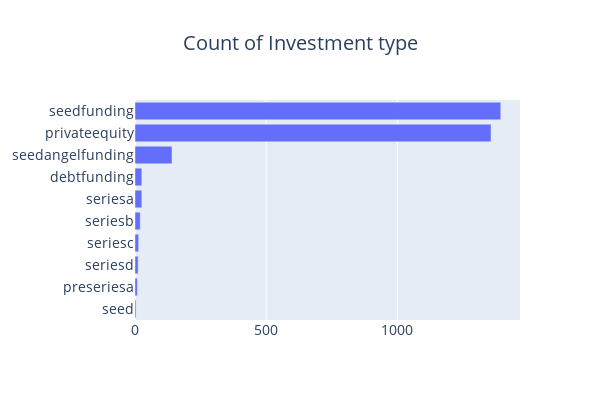

Notebook code cell kept with this figure:
### Markdown cell above
### Can we get an idea about the number and value of funding deals with respect to the investment type?

### Code cell
# Creating a function to plot horizontal bar graph
def horizontal_bar_chart(srs):
    trace = go.Bar(
        x=srs.values[::-1],
        y=srs.index[::-1],
        showlegend=False,
        orientation = 'h'
    )
    return trace

cnt_srs = newdf['InvestmentType'].value_counts()[:10]
layout = go.Layout(
    title=go.layout.Title(
        text="Count of Investment type",
        x=0.5
    ),
    font=dict(size=14),
    width=600,
    height=400,
)

data = [horizontal_bar_chart(cnt_srs)]
fig = go.Figure(data=data, layout=layout)
py.iplot(fig, filename="funding")

### Figure 1 — Plotly figure (JSON) as saved in the notebook; plotly's stock layout.template omitted (floating-point values rounded to 4 significant figures)
{"data": [{"orientation": "h", "showlegend": false, "type": "bar", "x": [4, 9, 12, 14, 20, 26, 26, 141, 1357, 1394], "y": ["seed", "preseriesa", "seriesd", "seriesc", "seriesb", "seriesa", "debtfunding", "seedangelfunding", "privateequity", "seedfunding"]}], "layout": {"font": {"size": 14}, "height": 400, "title": {"text": "Count of Investment type", "x": 0.5}, "width": 600}}
